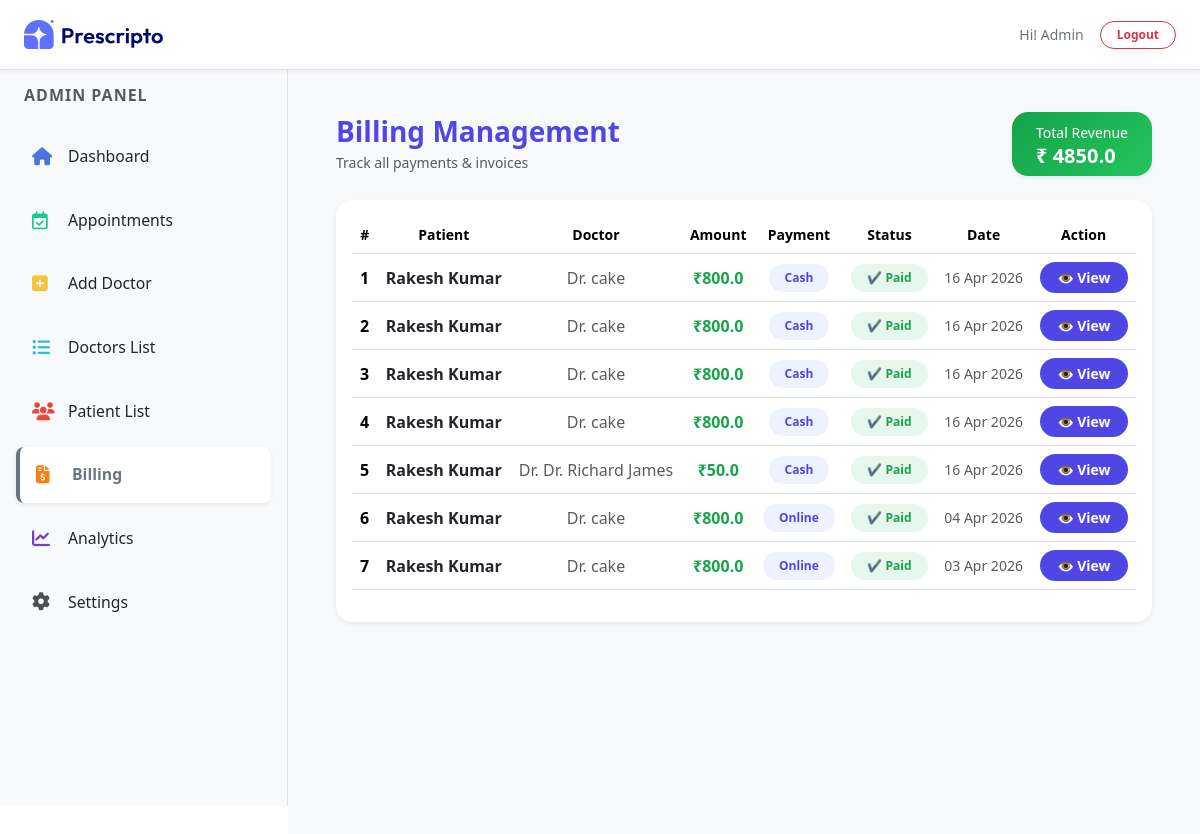
/billing/ (signed in), run on the app's committed database.
### appointment/models.py (models this page shows, shortened)
class Billing(models.Model):
    PAYMENT_STATUS = (
        ('Paid', 'Paid'),
        ('Unpaid', 'Unpaid'),
    )
    appointment = models.OneToOneField(Appointment, on_delete=models.CASCADE)
    amount = models.FloatField()
    payment_status = models.CharField(max_length=10, choices=PAYMENT_STATUS, default='Unpaid')
    created_at = models.DateTimeField(auto_now_add=True)

class Appointment(models.Model):
    STATUS_CHOICES = (
        ('Pending', 'Pending'),
        ('Approved', 'Approved'),
        ('Cancelled', 'Cancelled'),
    )
    PAYMENT_METHOD = (
        ('Cash', 'Cash'),
        ('Online', 'Online'),
    )
    user = models.ForeignKey(
        Patients,
        on_delete=models.CASCADE,
        related_name='appointments'
    )
    doctor = models.ForeignKey(Doctor, on_delete=models.CASCADE)
    appointment_date = models.DateField()
    appointment_time = models.TimeField()
    status = models.CharField(max_length=10, choices=STATUS_CHOICES, default='Pending')
    payment_method = models.CharField(max_length=10, choices=PAYMENT_METHOD, default='Cash')
    is_billed = models.BooleanField(default=False)
    created_at = models.DateTimeField(auto_now_add=True)

class Patients(models.Model):
    username = models.CharField(max_length=100)
    email = models.EmailField()
    password = models.CharField(max_length=100)
    phone = models.CharField(max_length=15, blank=True)
    city = models.CharField(max_length=100, blank=True)
    address = models.TextField(blank=True)
    profile_image = CloudinaryField('image', folder='patients_image')

class Doctor(models.Model):
    image = CloudinaryField('image', folder='doctor_image')
    name = models.CharField(max_length=100)
    email = models.EmailField()
    username = models.CharField(max_length=255, unique=True)
    password = models.CharField(max_length=100)
    experience = models.IntegerField()
    fees = models.FloatField()
    category = models.ForeignKey(Category, on_delete=models.CASCADE)
    degree = models.CharField(max_length=50)
    about = models.TextField()
    address = models.TextField()
    available = models.BooleanField(default=True)

### appointment/views.py (the view)
# urls.py: path('billing/', views.billing, name='billing'),
@login_required(login_url='/dash_login')
@staff_member_required
def billing(request):
    bills = Billing.objects.select_related(
        'appointment__user',
        'appointment__doctor'
    ).order_by('-created_at')
    total_revenue = bills.filter(
        payment_status='Paid'
    ).aggregate(total=Sum('amount'))['total'] or 0
    context = {
        'bills': bills,
        'total_revenue': total_revenue,
        'action': 'billing',
        "role": "admin"
    }
    return render(request, 'dashboard/billing.html', context)

### templates/dashboard/billing.html (shortened to what this page needs)
{% extends "dashboard/layout.html" %}
{% load static %}
{% block contant %}
<section class="p-5 bg-light" style="width: 100%; min-height:100vh; margin-top: 64px; margin-left: 18rem; padding: 20px;">
    <div class="d-flex justify-content-between align-items-center mb-4" data-aos="fade-down">
        <div>
            <h3 class="fw-bold mb-1" style="color:#4f46e5;">Billing Management</h3>
            <p class="text-muted small mb-0">Track all payments & invoices</p>
        </div>
        <div class="px-4 py-2 rounded-4 text-white shadow-sm"
            style="background: linear-gradient(135deg,#16a34a,#22c55e);">
            <small>Total Revenue</small>
            <h5 class="mb-0 fw-bold">₹ {{ total_revenue|default:"0" }}</h5>
        </div>
    </div>
    <div class="bg-white rounded-4 shadow-sm p-3" data-aos="fade-up">
        <div class="table-responsive">
            <table class="table align-middle text-center">
                <thead style="background:#f1f5f9;">
                    <tr class="text-secondary small">
                        <th>#</th>
                        <th>Patient</th>
                        <th>Doctor</th>
                        <th>Amount</th>
                        <th>Payment</th>
                        <th>Status</th>
                        <th>Date</th>
                        <th>Action</th>
                    </tr>
                </thead>
                <tbody>
                    {% for bill in bills %}
                    <tr style="transition:0.3s;"
                        onmouseover="this.style.background='#f9fafb'"
                        onmouseout="this.style.background=''">
                        <td class="fw-semibold">{{ forloop.counter }}</td>
                        <td class="fw-semibold text-dark">
                            {{ bill.appointment.user.username }}
                        </td>
                        <td class="text-muted">
                            Dr. {{ bill.appointment.doctor.name }}
                        </td>
                        <td class="fw-bold" style="color:#16a34a;">
                            ₹{{ bill.amount }}
                        </td>
                        <td>
                            <span class="badge px-3 py-2 rounded-pill"
                                style="background:#eef2ff; color:#4f46e5;">
                                {{ bill.appointment.payment_method }}
                            </span>
                        </td>
                        <td>
                            {% if bill.payment_status == 'Paid' %}
                                <span class="badge px-3 py-2 rounded-pill"
                                    style="background:#e6f7ee; color:#16a34a;">
                                    ✔ Paid
                                </span>
                            {% else %}
                                <span class="badge px-3 py-2 rounded-pill"
                                    style="background:#ffeaea; color:#dc2626;">
                                    ✖ Unpaid
                                </span>
                            {% endif %}
                        </td>
                        <td class="text-muted small">
                            {{ bill.created_at|date:"d M Y" }}
                        </td>
                        <td>
                            <a href="{% url 'billing_invoice' bill.id %}"
                                class="btn btn-sm rounded-pill px-3 fw-semibold"
                                style="background:#4f46e5; color:white; transition:0.3s;"
                                onmouseover="this.style.background='#4338ca'"
                                onmouseout="this.style.background='#4f46e5'" target="_blank">
                                👁 View
                            </a>
                        </td>
                    </tr>
                    {% endfor %}
                </tbody>
            </table>
        </div>
    </div>
</section>
{% endblock contant %}

### templates/dashboard/layout.html (shortened to what this page needs)
<!DOCTYPE html>
<html lang="en">
<head>
    <link href="https://cdn.jsdelivr.net/npm/bootstrap@5.3.3/dist/css/bootstrap.min.css" rel="stylesheet" />
    <link href="https://cdnjs.cloudflare.com/ajax/libs/font-awesome/5.15.3/css/all.min.css" rel="stylesheet" />
    <link rel="stylesheet" href="https://cdnjs.cloudflare.com/ajax/libs/font-awesome/6.7.2/css/all.min.css" />
    <link href="https://unpkg.com/aos@2.3.4/dist/aos.css" rel="stylesheet">
</head>
    {% load static %}
    <body>
        <header class="d-flex justify-content-between align-items-center border-bottom bg-white px-4"
                style="height: 70px; position: fixed; top: 0; width: 100%; z-index: 1050; box-shadow: 0 2px 4px rgba(0,0,0,0.05);">
            <div class="d-flex align-items-center">
                <a href="{% url 'dash_admin' %}">
                    <img src="{% static 'assets/assets_frontend/logo.svg' %}" alt="Logo" style="width: 140px;">
                </a>
            </div>
            <div class="d-flex align-items-center gap-3 text-secondary small">
                {% if role == 'admin' %}
                    <span class="text-capitalize fw-medium">Hi! {{ request.session.username }}</span>
                {% else %}
                    <span class="fw-medium">Hi! {{ doctor.name }}</span>
                {% endif %}
                <a href="{% url 'dash_logout' %}" class="btn btn-outline-danger btn-sm rounded-pill px-3 py-1 fw-bold" style="font-size: 12px;">Logout</a>
            </div>
        </header>
        <main class="d-flex" style="min-height: calc(100vh - 64px);">
            {% if role == 'admin' %}
                <nav id="sidebar" class="border-end bg-light p-3"
                    style="width: 18rem; height: calc(100vh - 64px); position: fixed; top: 70px; left: 0; z-index: 1000; overflow-y: auto;">
                    <div class="mb-4 ps-2">
                        <h6 class="text-uppercase text-muted fw-bold" style="letter-spacing: 1px; font-size: 1rem;">Admin Panel</h6>
                    </div>
                    <a href="{% url 'dash_admin' %}"
                    class="nav-link d-flex align-items-center gap-3 p-3 rounded-3 mb-2 {% if action == 'admin' %}bg-white shadow-sm border-start border-4 border-primary fw-bold text-primary{% else %}text-dark{% endif %}"
                    style="transition: 0.3s; font-size: 18px; text-decoration: none;">
                        <i class="fa-solid fa-house" style="color: #4e73df; width: 20px;"></i>
                        <span class="small">Dashboard</span>
                    </a>
                    <a href="{% url 'appointments' %}"
                    class="nav-link d-flex align-items-center gap-3 p-3 rounded-3 mb-2 {% if action == 'appointments' %}bg-white shadow-sm border-start border-4 border-success fw-bold text-success{% else %}text-dark{% endif %}"
                    style="transition: 0.3s; font-size: 18px; text-decoration: none;">
                        <i class="fa-regular fa-calendar-check" style="color: #1cc88a; width: 20px;"></i>
                        <span class="small">Appointments</span>
                    </a>
                    <a href="{% url 'add_doctor' %}"
                    class="nav-link d-flex align-items-center gap-3 p-3 rounded-3 mb-2 {% if action == 'add_doctor' %}bg-white shadow-sm border-start border-4 border-warning fw-bold text-warning{% else %}text-dark{% endif %}"
                    style="transition: 0.3s; font-size: 18px; text-decoration: none;">
                        <i class="fas fa-plus-square" style="color: #f6c23e; width: 20px;"></i>
                        <span class="small">Add Doctor</span>
                    </a>
                    <a href="{% url 'doctor_list' %}"
                    class="nav-link d-flex align-items-center gap-3 p-3 rounded-3 mb-2 {% if action == 'doctor_list' %}bg-white shadow-sm border-start border-4 border-info fw-bold text-info{% else %}text-dark{% endif %}"
                    style="transition: 0.3s; font-size: 18px; text-decoration: none;">
                        <i class="fas fa-list-ul" style="color: #36b9cc; width: 20px;"></i>
                        <span class="small">Doctors List</span>
                    </a>
                    <a href="{% url 'patient_list' %}"
                    class="nav-link d-flex align-items-center gap-3 p-3 rounded-3 mb-2 {% if action == 'patient_list' %}bg-white shadow-sm border-start border-4 border-danger fw-bold text-danger{% else %}text-dark{% endif %}"
                    style="transition: 0.3s; font-size: 18px; text-decoration: none;">
                        <i class="fa-solid fa-users" style="color: #e74a3b; width: 20px;"></i>
                        <span class="small">Patient List</span>
                    </a>
                    <a href="{% url 'billing' %}"
                    class="nav-link d-flex align-items-center gap-3 p-3 rounded-3 mb-2 {% if action == 'billing' %}bg-white shadow-sm border-start border-4 border-secondary fw-bold text-secondary{% else %}text-dark{% endif %}"
                    style="transition: 0.3s; font-size: 18px; text-decoration: none;">
                        <i class="fa-solid fa-file-invoice-dollar" style="color: #fd7e14; width: 20px;"></i>
                        <span class="small">Billing</span>
                    </a>
                    <a href="{% url 'analytics' %}"
                    class="nav-link d-flex align-items-center gap-3 p-3 rounded-3 mb-2 {% if action == 'analytics' %}bg-white shadow-sm border-start border-4 border-dark fw-bold text-dark{% else %}text-dark{% endif %}"
                    style="transition: 0.3s; font-size: 18px; text-decoration: none;">
                        <i class="fa-solid fa-chart-line" style="color: #6f42c1; width: 20px;"></i>
                        <span class="small">Analytics</span>
                    </a>
                    <a href="{% url 'settings' %}"
                    class="nav-link d-flex align-items-center gap-3 p-3 rounded-3 mb-2 {% if action == 'settings' %}bg-white shadow-sm border-start border-4 border-secondary fw-bold text-secondary{% else %}text-dark{% endif %}"
                    style="transition: 0.3s; font-size: 18px; text-decoration: none;">
                        <i class="fa-solid fa-gear" style="color: #495057; width: 20px;"></i>
                        <span class="small">Settings</span>
                    </a>
                </nav>
            {% endif %}
            {% block contant %}
            {% endblock %}
        </main>
    </body>
</html>

### data on the page
Billing: appointment.user.username "Rakesh Kumar", appointment.doctor.name "cake", amount "800.0", appointment.payment_method "Cash", payment_status "✔ Paid", created_at "16 Apr 2026"
Billing: appointment.user.username "Rakesh Kumar", appointment.doctor.name "cake", amount "800.0", appointment.payment_method "Cash", payment_status "✔ Paid", created_at "16 Apr 2026"
Billing: appointment.user.username "Rakesh Kumar", appointment.doctor.name "cake", amount "800.0", appointment.payment_method "Cash", payment_status "✔ Paid", created_at "16 Apr 2026"
Billing: appointment.user.username "Rakesh Kumar", appointment.doctor.name "cake", amount "800.0", appointment.payment_method "Cash", payment_status "✔ Paid", created_at "16 Apr 2026"
Billing: appointment.user.username "Rakesh Kumar", appointment.doctor.name "Dr. Richard James", amount "50.0", appointment.payment_method "Cash", payment_status "✔ Paid", created_at "16 Apr 2026"
Billing: appointment.user.username "Rakesh Kumar", appointment.doctor.name "cake", amount "800.0", appointment.payment_method "Online", payment_status "✔ Paid", created_at "04 Apr 2026"
Billing: appointment.user.username "Rakesh Kumar", appointment.doctor.name "cake", amount "800.0", appointment.payment_method "Online", payment_status "✔ Paid", created_at "03 Apr 2026"

### other printed values
{{ request.session.username }} "Admin"
{{ total_revenue|default:"0" }} "4850.0"
